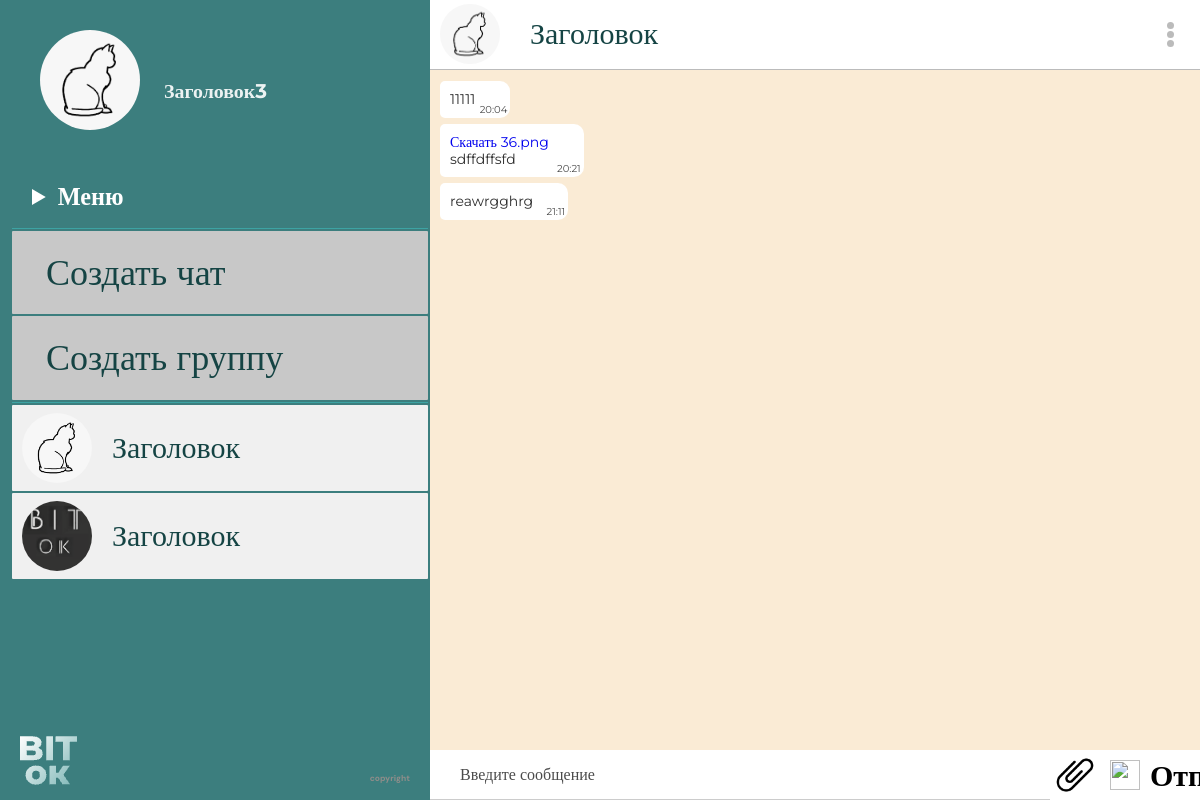
Page /read_private_chat/1 (signed in) on the committed database.
### data/user.py (models this page shows, shortened)
class User(SqlAlchemyBase, UserMixin):
    __tablename__ = 'user'
    id = sqlalchemy.Column(sqlalchemy.Integer,
                           primary_key=True, autoincrement=True)
    name = sqlalchemy.Column(sqlalchemy.String, nullable=True)
    email = sqlalchemy.Column(sqlalchemy.String,
                              index=True, unique=True, nullable=True)
    hashed_password = sqlalchemy.Column(sqlalchemy.String, nullable=True)
    publications = sqlalchemy.Column(sqlalchemy.String, nullable=True)
    friends = sqlalchemy.Column(sqlalchemy.String, nullable=True)
    potential_friends = sqlalchemy.Column(sqlalchemy.String, nullable=True)
    photo = sqlalchemy.Column(sqlalchemy.String)
    messages = sqlalchemy.Column(sqlalchemy.String)
    messages_bad = sqlalchemy.Column(sqlalchemy.String)
    form = sqlalchemy.Column(sqlalchemy.String)
    role = sqlalchemy.Column(sqlalchemy.Integer)
    chats = sqlalchemy.Column(sqlalchemy.String)
    idstr = sqlalchemy.Column(sqlalchemy.String)
    current_form = sqlalchemy.Column(sqlalchemy.String)

### data/private_chat.py (models this page shows)
class PrivateChat(SqlAlchemyBase):
    __tablename__ = 'privatechat'
    id = sqlalchemy.Column(sqlalchemy.Integer,
                           primary_key=True, autoincrement=True)
    name1 = sqlalchemy.Column(sqlalchemy.String)
    name2 = sqlalchemy.Column(sqlalchemy.String)
    user1 = sqlalchemy.Column(sqlalchemy.Integer)
    user2 = sqlalchemy.Column(sqlalchemy.Integer)
    photo1 = sqlalchemy.Column(sqlalchemy.String)
    photo2 = sqlalchemy.Column(sqlalchemy.String)

### data/chat.py (models this page shows)
class Chat(SqlAlchemyBase):
    __tablename__ = 'chat'
    id = sqlalchemy.Column(sqlalchemy.Integer,
                           primary_key=True, autoincrement=True)
    name = sqlalchemy.Column(sqlalchemy.String, nullable=True)
    admin = sqlalchemy.Column(sqlalchemy.Integer)
    photo = sqlalchemy.Column(sqlalchemy.String)
    peoples = sqlalchemy.Column(sqlalchemy.String)
    count_peoples = sqlalchemy.Column(sqlalchemy.Integer)

### data/private_messages.py (models this page shows)
class PrivateMessages(SqlAlchemyBase):
    __tablename__ = 'private_messages'
    id = sqlalchemy.Column(sqlalchemy.Integer,
                           primary_key=True, autoincrement=True)
    chat = sqlalchemy.Column(sqlalchemy.Integer)
    sender = sqlalchemy.Column(sqlalchemy.Integer)
    name = sqlalchemy.Column(sqlalchemy.String)
    text = sqlalchemy.Column(sqlalchemy.String)
    photo = sqlalchemy.Column(sqlalchemy.String)
    time = sqlalchemy.Column(sqlalchemy.String)
    sticker = sqlalchemy.Column(sqlalchemy.String)
    file = sqlalchemy.Column(sqlalchemy.String)

### main.py (the view, shortened to what this page needs)
@app.route('/read_private_chat/<int:id>', methods=['GET', 'POST'])
def read_private_chat(id):
    form = AddMessage()
    data = db_sess.query(Chat).filter(Chat.peoples.like(f'%{current_user.id}%')).all()
    data2 = db_sess.query(PrivateChat).filter(
        or_(PrivateChat.user2 == current_user.id, PrivateChat.user1 == current_user.id)).all()
    chat, = filter(lambda a: a.id == id, data2)
    messages = db_sess.query(PrivateMessages).filter(PrivateMessages.chat == id).all()
    return render_template('read_private_chat.html', title='Группа', form=form, chat=chat, messages=messages, id=id,
                           data=data, data2=data2, stickers=STICKERS)

### forms/addmessage.py
class AddMessage(FlaskForm):
    content = StringField('Сообщение')
    file = FileField('Файл')
    submit = SubmitField('Отправить')

### data/db_session.py (called while the page is built)
def create_session() -> Session:
    global __factory
    return __factory()

### main.py (called while the page is built)
@login_manager.user_loader
def load_teacher(user_id):
    db_sess = db_session.create_session()
    return db_sess.query(User).get(user_id)

### templates/read_private_chat.html (shortened to what this page needs)
<!DOCTYPE html>
<html lang="en">
<head>
    <link rel="stylesheet" href="../static/css/read-private-chat_style/read-private-chat_style.css">
</head>
<body>
    <div class="site">
        <div class="site_left">
            <div class="profile">
                <div class="profile__img-wrapper">
                    <img src="/static/profile_photos/{{current_user.photo}}" alt="" class="profile__img">
                </div>
                <a href="/profile" class="profile__name" display="block">{{current_user.name}}</a>
            </div>
            <nav class="menu">
                <details class="menu__deatils-block">
                    <summary class="menu__title">Меню</summary>
                </details>
                <ul class="menu__buttons">
                    <li><a href="/add_private" class="menu__link">Создать чат</a></li>
                    <li><a href="/add_chat" class="menu__link">Создать группу</a></li>
                </ul>
                <ul class="menu__chats">
                    {% for item in data2%}
                    <a href="/read_private_chat/{{item.id}}" class="chat" width="400">
                        {% if current_user.id == item.user1%}
                        <h2 class="chat__name">{{item.name1}}</h2>
                        <img class="chat__img" src="/static/profile_photos/{{item.photo2}}" width="70" height="70">
                        {% else %}
                        <h2 class="chat__name">{{item.name2}}</h2>
                        <img class="chat__img" src="/static/profile_photos/{{item.photo1}}" width="70" height="70">
                        {% endif %}
                    </a>
                    {% endfor %}
                    {% for item in data%}
                    <a href="/read_chat/{{item.id}}" class="chat" width="400">
                        <h2 class="chat__name">{{item.name}}</h2>
                        <img class="chat__img" src="/static/chat_imgs/{{item.photo}}" width="70" height="70">
                    </a>
                    {% endfor %}
                </ul>
            </nav>
            <footer class="footer">
                <a href="/index" class="footer__logo"><img src="/static/img/logo_footer.png" alt=""></a>
                <p class="footer__copyright">copyright</p>
            </footer>
        </div>
        <div class="site_right">
            <div class="group-chat">
                <nav class="group-chat__header header">
                    <div class="header-wrapper">
                        {% if current_user.id == chat.user1%}
                        <img src="/static/profile_photos/{{chat.photo2}}" width="60" height="60">
                        <h2 class="header__chat-name">{{chat.name1}}</h2>
                        {% else %}
                        <img src="/static/profile_photos/{{chat.photo1}}" width="60" height="60">
                        <h2 class="header__chat-name">{{chat.name2}}</h2>
                        {% endif %}
                    </div>
                    <button class="header__menu-button">
                        <div class=""></div>
                        <div class=""></div>
                        <div class=""></div>
                    </button>
                </nav>
            </div>
            <div class="messages">
                {% for item in messages%}
                {% if item.sender == 0 %}
                <div class="message" align="center">
                    <div>
                        {{item.text}}
                    </div>
                </div>
                {% else %}
                {% if item.sender != current_user.id %}
                <div class="message-wrapper">
                    <div class="message message_not-user">
                        <p class="message__content">
                            {% if item.sticker == 'none' %}
                            {% if item.file == 'none' %}
                            {{item.text}}
                            {% else %}
                            <a class="message__a" href="/static/files_private/{{item.file}}" download>Скачать
                                {{item.file}}</a> <br>
                            {{item.text}}
                            {% endif %}
                            {% else %}
                            <img class="message__img" src="/static/stickers/{{item.sticker}}" width="250" height="250">
                            {% endif %}
                        </p>
                        <p class="message__time">
                            {{item.time}}
                        </p>
                    </div>
                </div>
                {% endif %}
                {% endif %}
                {% endfor %}
            </div>
            <form class="group-chat__send" action="" method="post" enctype="multipart/form-data">
                {{ form.content(class="form-control", placeholder="Введите сообщение")}}
                <label for="file-upload" class="group-chat__send-file">
                    <img src="/static/img/send_file.jpg" alt="">
                </label>
                <a class="group-chat__send-stickers">
                    <img src="/static/img/sticker_button_img.png" alt="">
                </a>
                {{ form.submit(type="submit", class="group-chat__send-button") }}
            </form>
        </div>
    </div>
</body>
</html>

### rows in the picture
User: photo (picture), name "Заголовок3"
PrivateChat: name1 "Заголовок", photo2 (picture)
Chat: name "Заголовок", photo (picture)
PrivateMessages: text "11111", time "20:04"
PrivateMessages: file "36.png", text "sdffdffsfd", time "20:21"
PrivateMessages: text "reawrgghrg", time "21:11"
